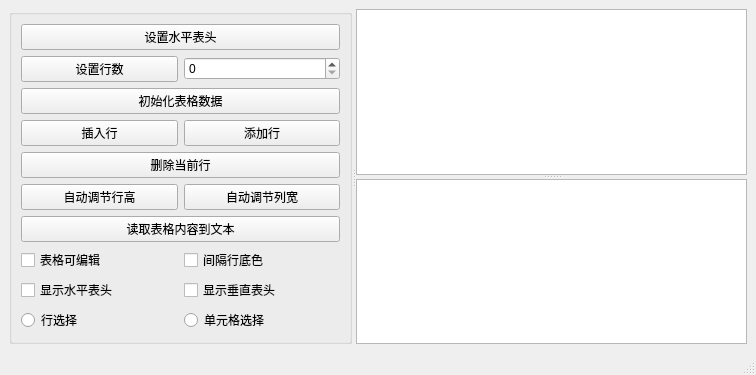
<?xml version="1.0" encoding="UTF-8"?>
<ui version="4.0">
 <class>MainWindow</class>
 <widget class="QMainWindow" name="MainWindow">
  <property name="geometry">
   <rect>
    <x>0</x>
    <y>0</y>
    <width>756</width>
    <height>354</height>
   </rect>
  </property>
  <property name="windowTitle">
   <string>MainWindow</string>
  </property>
  <widget class="QWidget" name="centralwidget">
   <layout class="QVBoxLayout" name="verticalLayout_3">
    <item>
     <widget class="QSplitter" name="splitter_2">
      <property name="orientation">
       <enum>Qt::Horizontal</enum>
      </property>
      <widget class="QGroupBox" name="groupBox">
       <property name="title">
        <string/>
       </property>
       <layout class="QVBoxLayout" name="verticalLayout_2">
        <item>
         <layout class="QVBoxLayout" name="verticalLayout">
          <item>
           <widget class="QPushButton" name="btnSetHeader">
            <property name="text">
             <string>设置水平表头</string>
            </property>
           </widget>
          </item>
          <item>
           <layout class="QHBoxLayout" name="horizontalLayout">
            <item>
             <widget class="QPushButton" name="btnSetRows">
              <property name="text">
               <string>设置行数</string>
              </property>
             </widget>
            </item>
            <item>
             <widget class="QSpinBox" name="spinRowCount"/>
            </item>
           </layout>
          </item>
          <item>
           <widget class="QPushButton" name="btnIniData">
            <property name="text">
             <string>初始化表格数据</string>
            </property>
           </widget>
          </item>
          <item>
           <layout class="QHBoxLayout" name="horizontalLayout_2">
            <item>
             <widget class="QPushButton" name="btnInsertRow">
              <property name="text">
               <string>插入行</string>
              </property>
             </widget>
            </item>
            <item>
             <widget class="QPushButton" name="btnAppendRow">
              <property name="text">
               <string>添加行</string>
              </property>
             </widget>
            </item>
           </layout>
          </item>
          <item>
           <widget class="QPushButton" name="btnDelCurRow">
            <property name="text">
             <string>删除当前行</string>
            </property>
           </widget>
          </item>
          <item>
           <layout class="QHBoxLayout" name="horizontalLayout_3">
            <item>
             <widget class="QPushButton" name="btnAutoHeght">
              <property name="text">
               <string>自动调节行高</string>
              </property>
             </widget>
            </item>
            <item>
             <widget class="QPushButton" name="btnAutoWidth">
              <property name="text">
               <string>自动调节列宽</string>
              </property>
             </widget>
            </item>
           </layout>
          </item>
          <item>
           <widget class="QPushButton" name="btnReadToEdit">
            <property name="text">
             <string>读取表格内容到文本</string>
            </property>
           </widget>
          </item>
          <item>
           <layout class="QHBoxLayout" name="horizontalLayout_4">
            <item>
             <widget class="QCheckBox" name="chkBoxTabEditable">
              <property name="text">
               <string>表格可编辑</string>
              </property>
              <property name="checkable">
               <bool>true</bool>
              </property>
              <property name="checked">
               <bool>false</bool>
              </property>
             </widget>
            </item>
            <item>
             <widget class="QCheckBox" name="chkBoxRowColor">
              <property name="text">
               <string>间隔行底色</string>
              </property>
              <property name="checked">
               <bool>false</bool>
              </property>
             </widget>
            </item>
           </layout>
          </item>
          <item>
           <layout class="QHBoxLayout" name="horizontalLayout_5">
            <item>
             <widget class="QCheckBox" name="chkBoxHeaderH">
              <property name="text">
               <string>显示水平表头</string>
              </property>
             </widget>
            </item>
            <item>
             <widget class="QCheckBox" name="chkBoxHeaderV">
              <property name="text">
               <string>显示垂直表头</string>
              </property>
             </widget>
            </item>
           </layout>
          </item>
          <item>
           <layout class="QHBoxLayout" name="horizontalLayout_6">
            <item>
             <widget class="QRadioButton" name="rBtnSelectRow">
              <property name="text">
               <string>行选择</string>
              </property>
             </widget>
            </item>
            <item>
             <widget class="QRadioButton" name="rBtnSelectItem">
              <property name="text">
               <string>单元格选择</string>
              </property>
             </widget>
            </item>
           </layout>
          </item>
         </layout>
        </item>
       </layout>
      </widget>
      <widget class="QSplitter" name="splitter">
       <property name="orientation">
        <enum>Qt::Vertical</enum>
       </property>
       <widget class="QTableWidget" name="tableInfo"/>
       <widget class="QPlainTextEdit" name="plainTextEdit"/>
      </widget>
     </widget>
    </item>
   </layout>
  </widget>
  <widget class="QStatusBar" name="statusbar"/>
 </widget>
 <resources/>
 <connections/>
</ui>
